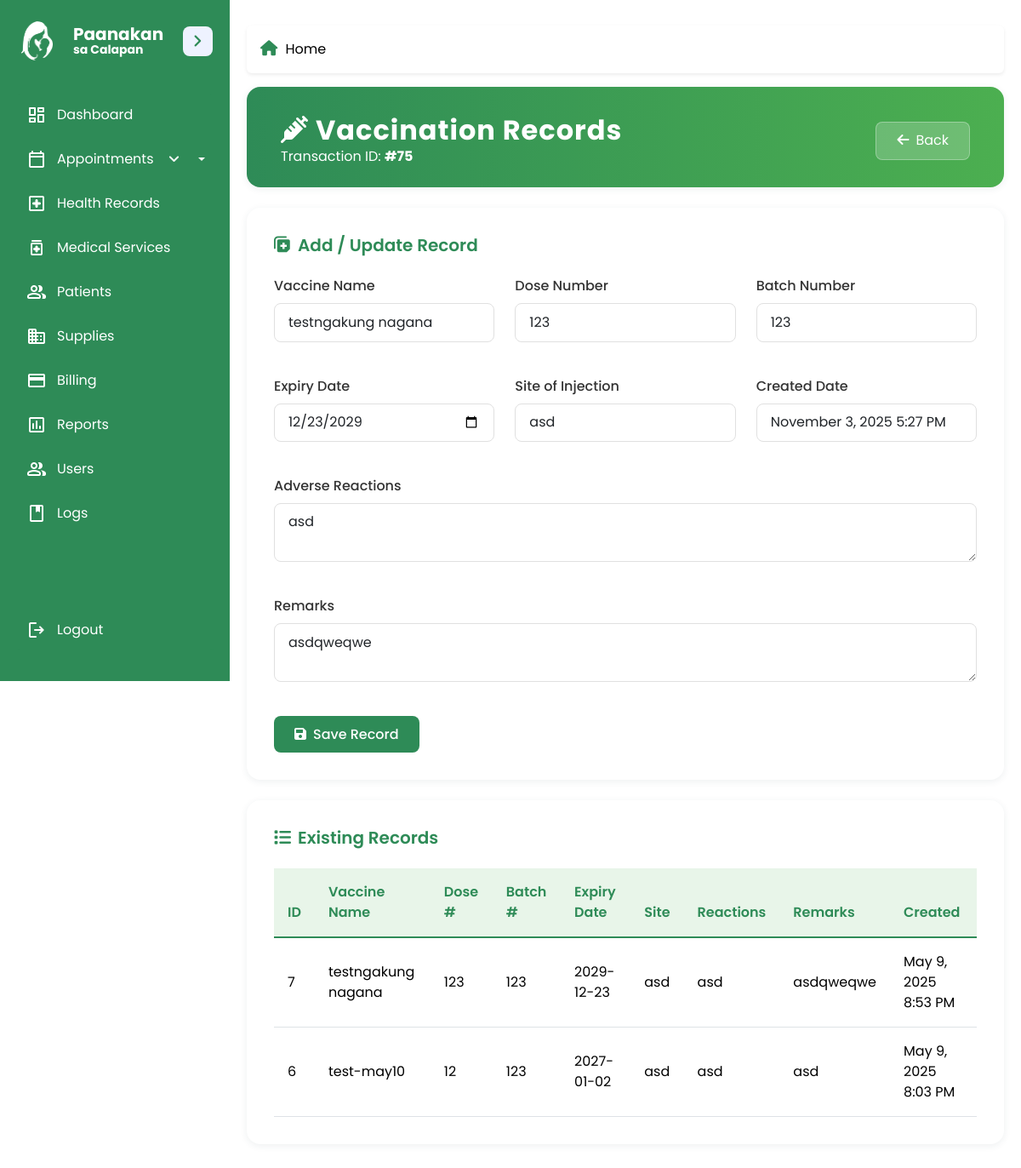
The page /healthrecords/vaccination_records.php?transaction_id=75 (signed in) on the database its author committed.
### tables this page shows
CREATE TABLE `vaccination_records` (
  `record_id` int(11) NOT NULL,
  `appointment_id` int(11) DEFAULT NULL,
  `transaction_id` int(11) DEFAULT NULL,
  `case_id` varchar(20) DEFAULT NULL,
  `vaccine_name` varchar(100) DEFAULT NULL,
  `dose_number` int(11) DEFAULT NULL,
  `batch_number` varchar(50) DEFAULT NULL,
  `expiry_date` date DEFAULT NULL,
  `site_of_injection` varchar(100) DEFAULT NULL,
  `adverse_reactions` text DEFAULT NULL,
  `remarks` text DEFAULT NULL,
  `created_at` timestamp NOT NULL DEFAULT current_timestamp()
);

### healthrecords/vaccination_records.php (the view, shortened to what this page needs)
<?php
$pdo = connection();
$view_mode = false;
$patient_id = isset($_GET['patient_id']) ? intval($_GET['patient_id']) : null;
$transaction_id = isset($_GET['transaction_id']) ? intval($_GET['transaction_id']) : null;
$patient_name = '';
$existingRecord = null;
if ($transaction_id && !$view_mode) {
    $stmt = $pdo->prepare("SELECT * FROM vaccination_records WHERE transaction_id = ? LIMIT 1");
    $stmt->execute([$transaction_id]);
    $existingRecord = $stmt->fetch(PDO::FETCH_ASSOC);
}
$records = [];
if ($view_mode && $patient_id) {
    $stmt = $pdo->prepare("
        SELECT r.*, t.transaction_date
        FROM vaccination_records r
        JOIN medical_transactions t ON r.transaction_id = t.transaction_id
        WHERE t.case_id = (SELECT case_id FROM patients WHERE patient_id = ?)
        ORDER BY t.transaction_date DESC
    ");
    $stmt->execute([$patient_id]);
    $records = $stmt->fetchAll(PDO::FETCH_ASSOC);
} elseif ($transaction_id) {
    $stmt = $pdo->prepare("SELECT case_id FROM medical_transactions WHERE transaction_id = ?");
    $stmt->execute([$transaction_id]);
    $transaction = $stmt->fetch(PDO::FETCH_ASSOC);
    if ($transaction) {
        $case_id = $transaction['case_id'];
        $stmt = $pdo->prepare("
            SELECT r.*, t.transaction_date
            FROM vaccination_records r
            JOIN medical_transactions t ON r.transaction_id = t.transaction_id
            WHERE t.case_id = ?
            ORDER BY t.transaction_date DESC
        ");
        $stmt->execute([$case_id]);
        $records = $stmt->fetchAll(PDO::FETCH_ASSOC);
    }
}
?>
<!DOCTYPE html>
<html lang="en">
<head>
    <link href="https://cdn.jsdelivr.net/npm/bootstrap@5.3.3/dist/css/bootstrap.min.css" rel="stylesheet">
    <link rel="stylesheet" href="../css/sidebar.css">
    <link rel="stylesheet" href="../css/components.css">
    <link rel="stylesheet" href="https://cdnjs.cloudflare.com/ajax/libs/font-awesome/6.4.0/css/all.min.css">
</head>
<body>
<div class="dashboard-container">
    <?php include('sidebar.php'); ?>
    <main class="dashboard-main-content">
        <?php include('../admin/breadcrumb.php'); ?>
        <div class="header-section mb-4">
            <div>
                <h2><i class="fas fa-syringe me-2"></i>Vaccination Records</h2>
                <?php if ($view_mode): ?>
                    <div class="fs-6">Patient ID: <span class="fw-bold">#<?= htmlspecialchars($patient_id) ?></span> &mdash; <span class="fw-bold"><?= htmlspecialchars($patient_name) ?></span></div>
                <?php else: ?>
                    <div class="fs-6">Transaction ID: <span class="fw-bold">#<?= htmlspecialchars($transaction_id) ?></span></div>
                <?php endif; ?>
            </div>
            <a href="javascript:history.back()" class="btn btn-light"><i class="fas fa-arrow-left me-2"></i>Back</a>
        </div>
        <?php if (!$view_mode): ?>
        <div class="card mb-4">
            <div class="card-body">
                <h5 class="section-title">
                    <i class="fas fa-notes-medical"></i>
                    Add / Update Record
                </h5>
                <form method="post">
                    <div class="form-grid">
                        <div class="mb-3">
                            <label class="form-label">Vaccine Name</label>
                            <input type="text" name="vaccine_name" class="form-control" placeholder="Enter vaccine name..."
                                   value="<?= $existingRecord ? htmlspecialchars($existingRecord['vaccine_name']) : '' ?>" required>
                        </div>
                        <div class="mb-3">
                            <label class="form-label">Dose Number</label>
                            <input type="number" name="dose_number" class="form-control" placeholder="Enter dose number..."
                                   value="<?= $existingRecord ? htmlspecialchars($existingRecord['dose_number']) : '' ?>" required>
                        </div>
                        <div class="mb-3">
                            <label class="form-label">Batch Number</label>
                            <input type="text" name="batch_number" class="form-control" placeholder="Enter batch number..."
                                   value="<?= $existingRecord ? htmlspecialchars($existingRecord['batch_number']) : '' ?>">
                        </div>
                        <div class="mb-3">
                            <label class="form-label">Expiry Date</label>
                            <input type="date" name="expiry_date" class="form-control"
                                   value="<?= $existingRecord ? htmlspecialchars($existingRecord['expiry_date']) : '' ?>">
                        </div>
                        <div class="mb-3">
                            <label class="form-label">Site of Injection</label>
                            <input type="text" name="site_of_injection" class="form-control" placeholder="Enter site of injection..."
                                   value="<?= $existingRecord ? htmlspecialchars($existingRecord['site_of_injection']) : '' ?>">
                        </div>
                        <div class="mb-3">
                            <label class="form-label">Created Date</label>
                            <input type="text" class="form-control" value="<?= date('F j, Y g:i A') ?>" readonly>
                        </div>
                        <div class="mb-3 full-width">
                            <label class="form-label">Adverse Reactions</label>
                            <textarea name="adverse_reactions" class="form-control" rows="2" placeholder="Enter adverse reactions..."><?= $existingRecord ? htmlspecialchars($existingRecord['adverse_reactions']) : '' ?></textarea>
                        </div>
                        <div class="mb-3 full-width">
                            <label class="form-label">Remarks</label>
                            <textarea name="remarks" class="form-control" rows="2" placeholder="Enter remarks..."><?= $existingRecord ? htmlspecialchars($existingRecord['remarks']) : '' ?></textarea>
                        </div>
                    </div>
                    <div class="mt-4">
                        <button type="submit" class="btn btn-primary">
                            <i class="fas fa-save me-2"></i>Save Record
                        </button>
                    </div>
                </form>
            </div>
        </div>
        <?php endif; ?>
        <div class="card">
            <div class="card-body">
                <h5 class="section-title">
                    <i class="fas fa-list"></i>
                    Existing Records
                </h5>
                <div class="table-responsive">
                    <table class="table table-hover">
                        <thead>
                            <tr>
                                <th>ID</th>
                                <th>Vaccine Name</th>
                                <th>Dose #</th>
                                <th>Batch #</th>
                                <th>Expiry Date</th>
                                <th>Site</th>
                                <th>Reactions</th>
                                <th>Remarks</th>
                                <th>Created</th>
                            </tr>
                        </thead>
                        <tbody>
                        <?php foreach ($records as $rec): ?>
                            <tr>
                                <td><?= $rec['record_id'] ?></td>
                                <td><?= htmlspecialchars($rec['vaccine_name']) ?></td>
                                <td><?= htmlspecialchars($rec['dose_number']) ?></td>
                                <td><?= htmlspecialchars($rec['batch_number']) ?></td>
                                <td><?= htmlspecialchars($rec['expiry_date']) ?></td>
                                <td><?= htmlspecialchars($rec['site_of_injection']) ?></td>
                                <td><?= htmlspecialchars($rec['adverse_reactions']) ?></td>
                                <td><?= htmlspecialchars($rec['remarks']) ?></td>
                                <td><?= date('F j, Y g:i A', strtotime($rec['created_at'])) ?></td>
                            </tr>
                        <?php endforeach; ?>
                        </tbody>
                    </table>
                </div>
            </div>
        </div>
    </main>
</div>
</body>
</html>

### css/sidebar.css (style rules this page uses)
* { margin: 0; padding: 0; box-sizing: border-box; font-family: "Poppins", sans-serif; }
body { min-height: 100vh; background: rgb(255, 255, 255); }
.dashboard-main-content { margin-left: 270px; transition: margin-left 0.4s ease-in-out; }

### css/components.css (style rules this page uses)
.dashboard-main-content { margin-left: 270px; padding: 20px; transition: margin-left 0.4s ease-in-out; }
form { margin: 0; }
.dashboard-container { max-width: 100%; overflow-x: hidden; margin: 0 auto; }
html, body { overflow-x: hidden; overflow-y: auto; margin: 0; padding: 0; width: 100%; height: 100%; }

### healthrecords/vaccination_records.php (style rules this page uses)
.dashboard-container { display: flex; min-height: 100vh; }
.dashboard-main-content { flex-grow: 1; padding: 30px 20px; margin-left: 270px; transition: margin-left 0.4s ease; }
.header-section { background: linear-gradient(90deg, #2E8B57 0%, #4CAF50 100%); color: #fff; padding: 2rem 2.5rem 1.5rem 2.5rem; border-radius: 1rem; margin-bottom: 2rem; box-shadow: 0 2px 8px rgba(44, 62, 80, 0.08); display: flex; align-items: center; justify-content: space-between; }
.header-section h2 { margin: 0; font-weight: 700; letter-spacing: 1px; }
.card { border-radius: 1rem; box-shadow: 0 2px 8px rgba(44, 62, 80, 0.08); border: none; }
.section-title { color: #2E8B57; font-weight: 600; margin-bottom: 1.5rem; display: flex; align-items: center; gap: 0.5rem; }
.form-label { font-weight: 500; color: #333; margin-bottom: 0.5rem; }
.form-control { border-radius: 0.5rem; border: 1px solid #e0e0e0; padding: 0.6rem 1rem; transition: all 0.3s ease; }
.btn-primary { background: #2E8B57; border: none; border-radius: 0.5rem; padding: 0.6rem 1.5rem; font-weight: 500; transition: all 0.3s ease; }
.table { margin-bottom: 0; }
.table thead th { background: #e8f5e9; color: #2E8B57; font-weight: 600; padding: 1rem; border-bottom: 2px solid #2E8B57; }
.table td { padding: 1rem; vertical-align: middle; }
.form-grid { display: grid; grid-template-columns: repeat(3, 1fr); gap: 1.5rem; }
.form-grid .full-width { grid-column: 1 / -1; }
.card-body { padding: 2rem; }
.btn-light { background: rgba(255, 255, 255, 0.2); border: 1px solid rgba(255, 255, 255, 0.3); color: white; border-radius: 0.5rem; padding: 0.6rem 1.5rem; transition: all 0.3s ease; }

### rows shown on the page
vaccination_records: vaccine_name "testngakung nagana", dose_number "123", batch_number "123", expiry_date "12/23/2029", site_of_injection "asd", adverse_reactions "asd", remarks "asdqweqwe", record_id "7", expiry_date "2029-12-23", created_at "May 9, 2025 8:53 PM"
vaccination_records: record_id "6", vaccine_name "test-may10", dose_number "12", batch_number "123", expiry_date "2027-01-02", site_of_injection "asd", adverse_reactions "asd", remarks "asd", created_at "May 9, 2025 8:03 PM"

### other values the page prints
$name "Home"
$transaction_id "75"
